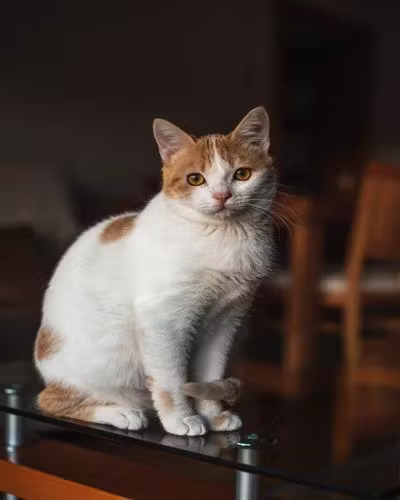
#> input picture Project_Final/image.jpg, 400 x 500 px
$ python nice.py
#> lines starting #> are read from the running program, lines starting #| are printed output that depends on the picture
from PIL import Image
image = Image.open("image.jpg") # load the image
#> image is the input picture: PIL image 400x500 RGB; mean R, G, B 74.9, 61.6, 55.8
image_h = image.transpose(Image.FLIP_LEFT_RIGHT) # flip horizontally
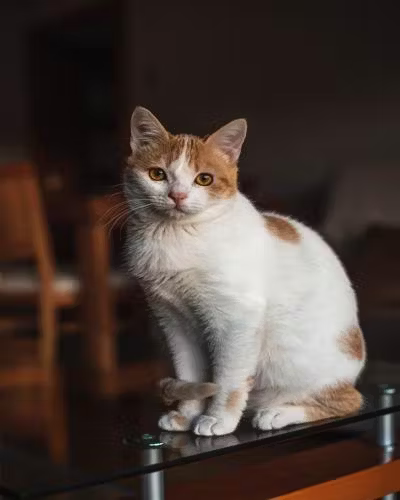
#> image_h: PIL image 400x500 RGB; mean R, G, B 74.9, 61.6, 55.8
image_v = image.transpose(Image.FLIP_TOP_BOTTOM)
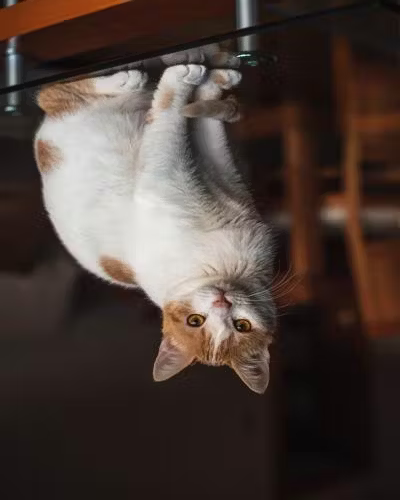
#> image_v: PIL image 400x500 RGB; mean R, G, B 74.9, 61.6, 55.8
image_h.save("car_h.jpg") # save the flipped image in the folder "flipped"
image_v.save("car_v.jpg") # save the flipped image in the folder "flipped"
